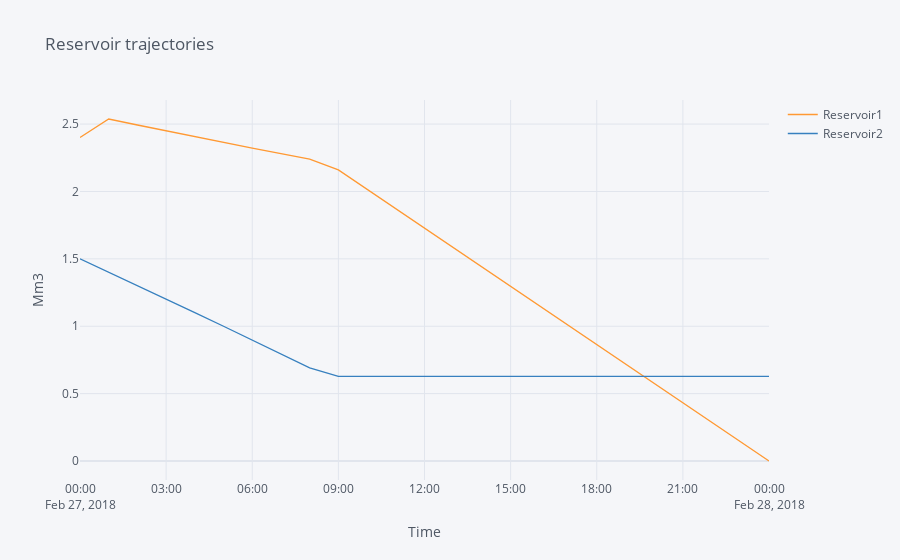

This figure's notebook cell:
### Markdown cell above
Finally, we can review the result from SHOP by plotting the graphs we want.

### Code cell
# Defining a plot dataframe to combine multiple time series in the same dataframe for plotting purposes (NB: they need to have the same time index)
plot = pd.DataFrame()

# Retrieving the reservoir trajectories adding them to the plot dataframe
plot["Reservoir1"]=shop.model.reservoir.Reservoir1.storage.get()
plot["Reservoir2"]=shop.model.reservoir.Reservoir2.storage.get()

# Plotting the figure
plot.iplot(title="Reservoir trajectories",xaxis_title="Time",yaxis_title="Mm3")

### Figure 1 — Plotly figure (JSON) as saved in the notebook; plotly's stock layout.template omitted (floating-point values rounded to 4 significant figures)
{"data": [{"line": {"color": "rgba(255, 153, 51, 1.0)", "dash": "solid", "shape": "linear", "width": 1.3}, "mode": "lines", "name": "Reservoir1", "text": "", "type": "scatter", "x": ["2018-02-27 00:00:00", "2018-02-27 01:00:00", "2018-02-27 02:00:00", "2018-02-27 03:00:00", "2018-02-27 04:00:00", "2018-02-27 05:00:00", "2018-02-27 06:00:00", "2018-02-27 07:00:00", "2018-02-27 08:00:00", "2018-02-27 09:00:00", "2018-02-27 10:00:00", "2018-02-27 11:00:00", "2018-02-27 12:00:00", "2018-02-27 13:00:00", "2018-02-27 14:00:00", "2018-02-27 15:00:00", "2018-02-27 16:00:00", "2018-02-27 17:00:00", "2018-02-27 18:00:00", "2018-02-27 19:00:00", "2018-02-27 20:00:00", "2018-02-27 21:00:00", "2018-02-27 22:00:00", "2018-02-27 23:00:00", "2018-02-28 00:00:00"], "y": [2.4, 2.538, 2.493, 2.449, 2.406, 2.364, 2.322, 2.281, 2.24, 2.16, 2.016, 1.872, 1.728, 1.584, 1.44, 1.296, 1.152, 1.008, 0.864, 0.72, 0.576, 0.432, 0.288, 0.144, 0]}, {"line": {"color": "rgba(55, 128, 191, 1.0)", "dash": "solid", "shape": "linear", "width": 1.3}, "mode": "lines", "name": "Reservoir2", "text": "", "type": "scatter", "x": ["2018-02-27 00:00:00", "2018-02-27 01:00:00", "2018-02-27 02:00:00", "2018-02-27 03:00:00", "2018-02-27 04:00:00", "2018-02-27 05:00:00", "2018-02-27 06:00:00", "2018-02-27 07:00:00", "2018-02-27 08:00:00", "2018-02-27 09:00:00", "2018-02-27 10:00:00", "2018-02-27 11:00:00", "2018-02-27 12:00:00", "2018-02-27 13:00:00", "2018-02-27 14:00:00", "2018-02-27 15:00:00", "2018-02-27 16:00:00", "2018-02-27 17:00:00", "2018-02-27 18:00:00", "2018-02-27 19:00:00", "2018-02-27 20:00:00", "2018-02-27 21:00:00", "2018-02-27 22:00:00", "2018-02-27 23:00:00", "2018-02-28 00:00:00"], "y": [1.5, 1.402, 1.302, 1.202, 1.102, 1.0, 0.8979, 0.795, 0.6915, 0.6276, 0.6276, 0.6276, 0.6276, 0.6276, 0.6276, 0.6276, 0.6276, 0.6276, 0.6276, 0.6276, 0.6276, 0.6276, 0.6276, 0.6276, 0.6276]}], "layout": {"autosize": true, "legend": {"bgcolor": "#F5F6F9", "font": {"color": "#4D5663"}}, "paper_bgcolor": "#F5F6F9", "plot_bgcolor": "#F5F6F9", "title": {"font": {"color": "#4D5663"}, "text": "Reservoir trajectories"}, "xaxis": {"autorange": true, "gridcolor": "#E1E5ED", "range": ["2018-02-27", "2018-02-28"], "showgrid": true, "tickfont": {"color": "#4D5663"}, "title": {"font": {"color": "#4D5663"}, "text": "Time"}, "type": "date", "zerolinecolor": "#E1E5ED"}, "yaxis": {"autorange": true, "gridcolor": "#E1E5ED", "range": [-0.141, 2.679], "showgrid": true, "tickfont": {"color": "#4D5663"}, "title": {"font": {"color": "#4D5663"}, "text": "Mm3"}, "type": "linear", "zerolinecolor": "#E1E5ED"}}}
